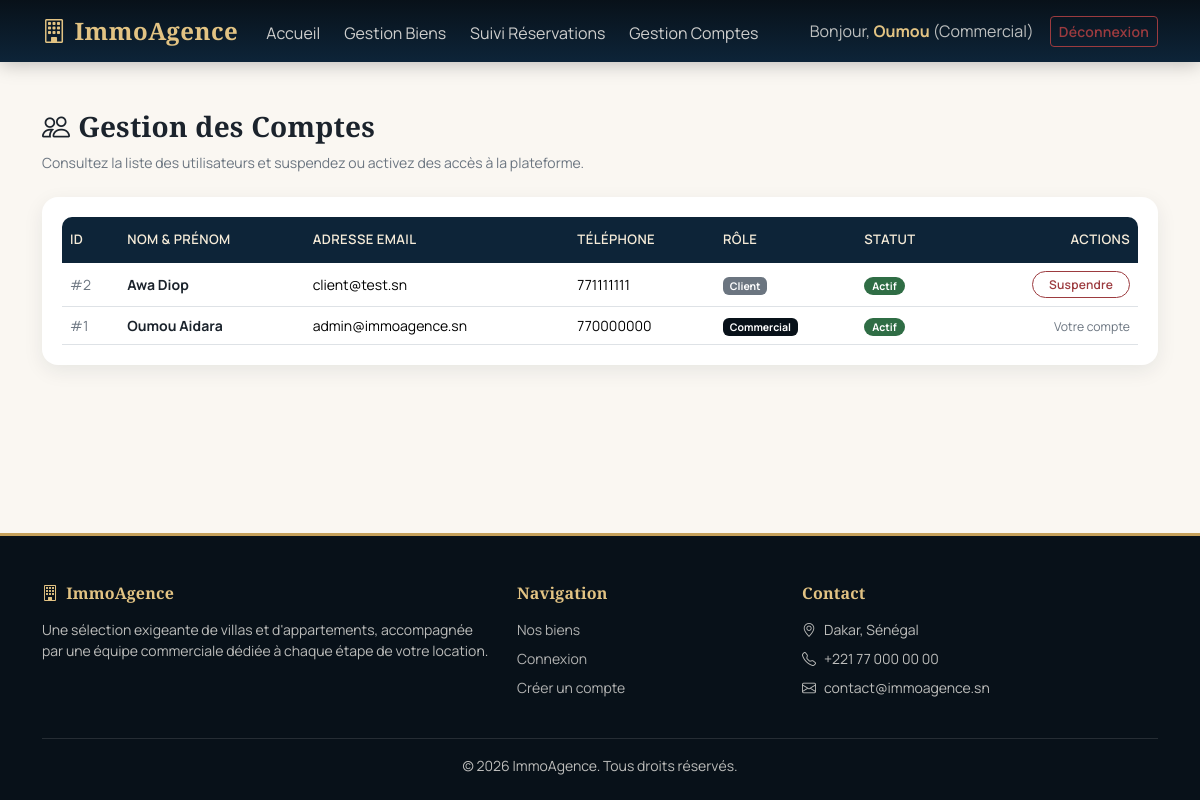
Page /commercial/gestion_clients.php (signed in) on the committed database.
### tables this page shows
CREATE TABLE `utilisateurs` (
  `id_user` int(11) NOT NULL,
  `nom` varchar(100) NOT NULL,
  `prenom` varchar(100) NOT NULL,
  `email` varchar(150) NOT NULL,
  `telephone` varchar(30) DEFAULT NULL,
  `mot_de_passe` varchar(255) NOT NULL,
  `role` enum('Client','Commercial') NOT NULL DEFAULT 'Client',
  `statut` enum('Actif','Inactif') NOT NULL DEFAULT 'Actif',
  `date_creation` timestamp NOT NULL DEFAULT current_timestamp()
);

### commercial/gestion_clients.php (the view, shortened to what this page needs)
<?php
require_once '../config/bootstrap.php';
include_once '../includes/header.php';
try {
    $stmt = $pdo->query("SELECT id_user, nom, prenom, email, telephone, role, statut FROM UTILISATEURS ORDER BY role ASC, nom ASC");
    $utilisateurs = $stmt->fetchAll();
} catch (PDOException $e) {
    die("Erreur lors de la récupération des comptes utilisateurs : " . $e->getMessage());
}
?>
<main class="container my-5">
    <h3 class="fw-bold text-dark mb-2"><i class="bi bi-people me-2"></i>Gestion des Comptes</h3>
    <p class="text-muted small mb-4">Consultez la liste des utilisateurs et suspendez ou activez des accès à la plateforme.</p>
    <div class="table-responsive-custom">
        <?php if (count($utilisateurs) > 0): ?>
            <table class="table table-hover align-middle mb-0 small">
                <thead class="table-light">
                    <tr>
                        <th>ID</th>
                        <th>Nom & Prénom</th>
                        <th>Adresse Email</th>
                        <th>Téléphone</th>
                        <th>Rôle</th>
                        <th>Statut</th>
                        <th class="text-end">Actions</th>
                    </tr>
                </thead>
                <tbody>
                    <?php foreach ($utilisateurs as $user): ?>
                        <tr>
                            <td class="text-muted">#<?php echo $user['id_user']; ?></td>
                            <td class="fw-bold text-dark"><?php echo htmlspecialchars($user['prenom'] . ' ' . $user['nom']); ?></td>
                            <td><?php echo htmlspecialchars($user['email']); ?></td>
                            <td><?php echo htmlspecialchars($user['telephone'] ?: 'Non renseigné'); ?></td>
                            <td>
                                <span class="badge <?php echo $user['role'] === 'Commercial' ? 'bg-dark' : 'bg-secondary'; ?>">
                                    <?php echo htmlspecialchars($user['role']); ?>
                                </span>
                            </td>
                            <td>
                                <span class="badge <?php echo $user['statut'] === 'Actif' ? 'bg-success' : 'bg-danger'; ?> rounded-pill px-2">
                                    <?php echo htmlspecialchars($user['statut']); ?>
                                </span>
                            </td>
                            <td class="text-end">
                                <?php if ($user['id_user'] !== (int)$_SESSION['id_user']): ?>
                                    <?php if ($user['statut'] === 'Actif'): ?>
                                        <form method="POST" action="gestion_clients.php" class="d-inline"><button type="submit" class="btn btn-xs btn-outline-danger rounded-pill px-3" onclick="return confirm('Suspendre temporairement ce compte ? L\'utilisateur ne pourra plus se connecter.');">Suspendre</button></form>
                                    <?php endif; ?>
                                <?php else: ?>
                                    <span class="text-muted small italic">Votre compte</span>
                                <?php endif; ?>
                            </td>
                        </tr>
                    <?php endforeach; ?>
                </tbody>
            </table>
        <?php else: ?>
            <p class="text-center text-muted my-4">Aucun compte utilisateur trouvé.</p>
        <?php endif; ?>
    </div>
</main>
<?php include_once '../includes/footer.php'; ?>

### css/style.css (style rules this page uses)
:root { --navy-950: #081119; --navy-900: #0d2438; --navy-800: #133a56; --navy-700: #1c4d70; --gold-100: #f6ecd9; --gold-300: #e2c383; --gold-500: #c6a15b; --gold-600: #ad893f; --gold-700: #8f7233; --emerald-600: #2f6d45; --emerald-700: #24532f; --brick-600: #9c3b3f; --brick-700: #7c2f32; --cream-50: #faf7f2; --cream-100: #f2ece1; --ink-900: #1b232c; --ink-700: #3d4750; --ink-500: #6b7580; --border-soft: #e6ded0; --card-shadow: rgba(13, 36, 56, 0.08) 0px 6px 20px 0px; --card-hover-shadow: rgba(13, 36, 56, 0.18) 0px 16px 36px 0px; --font-display: 'Playfair Display', Georgia, 'Times New Roman', serif; --font-body: 'Manrope', 'Segoe UI', Tahoma, Geneva, Verdana, sans-serif; }
body { background-color: var(--cream-50); font-family: var(--font-body); color: var(--ink-900); display: flex; flex-direction: column; min-height: 100vh; }
main, .container { flex: 1; }
h1, h2, h3, h4, h5, h6, .fw-display { font-family: var(--font-display); letter-spacing: 0.2px; }
.text-dark { color: var(--ink-900) !important; }
.text-muted { color: var(--ink-500) !important; }
.bg-success { background-color: var(--emerald-600) !important; }
.bg-dark { background-color: var(--navy-950) !important; }
.btn { font-weight: 600; letter-spacing: 0.2px; }
.btn-danger, .btn-outline-danger { --bs-btn-color: var(--brick-600); --bs-btn-border-color: var(--brick-600); --bs-btn-bg: transparent; --bs-btn-hover-bg: var(--brick-600); --bs-btn-hover-color: #fff; --bs-btn-hover-border-color: var(--brick-600); }
.btn-xs { padding: 0.2rem 0.6rem; font-size: 0.75rem; border-radius: 30px; }
.badge.bg-success { background-color: var(--emerald-600) !important; }
.badge.bg-secondary { background-color: var(--ink-500) !important; }
.table-responsive-custom { background: #ffffff; border-radius: 16px; padding: 20px; box-shadow: var(--card-shadow); }
.table-responsive-custom .table thead.table-light th { background-color: var(--navy-900); color: var(--gold-100); border: none; font-weight: 600; font-size: 0.82rem; text-transform: uppercase; letter-spacing: 0.4px; padding-top: 0.85rem; padding-bottom: 0.85rem; }
.table-responsive-custom .table thead.table-light tr th:first-child { border-top-left-radius: 10px; }
.table-responsive-custom .table thead.table-light tr th:last-child { border-top-right-radius: 10px; }

### rows in the picture
utilisateurs: id_user "2", prenom+nom "Awa Diop", email "client@test.sn", telephone "771111111", role "Client", statut "Actif"
utilisateurs: id_user "1", prenom+nom "Oumou Aidara", email "admin@immoagence.sn", telephone "770000000", role "Commercial", statut "Actif", shows "Votre compte"

### other values in the picture
$_SESSION['prenom'] "Oumou"
$_SESSION['role'] "Commercial"
